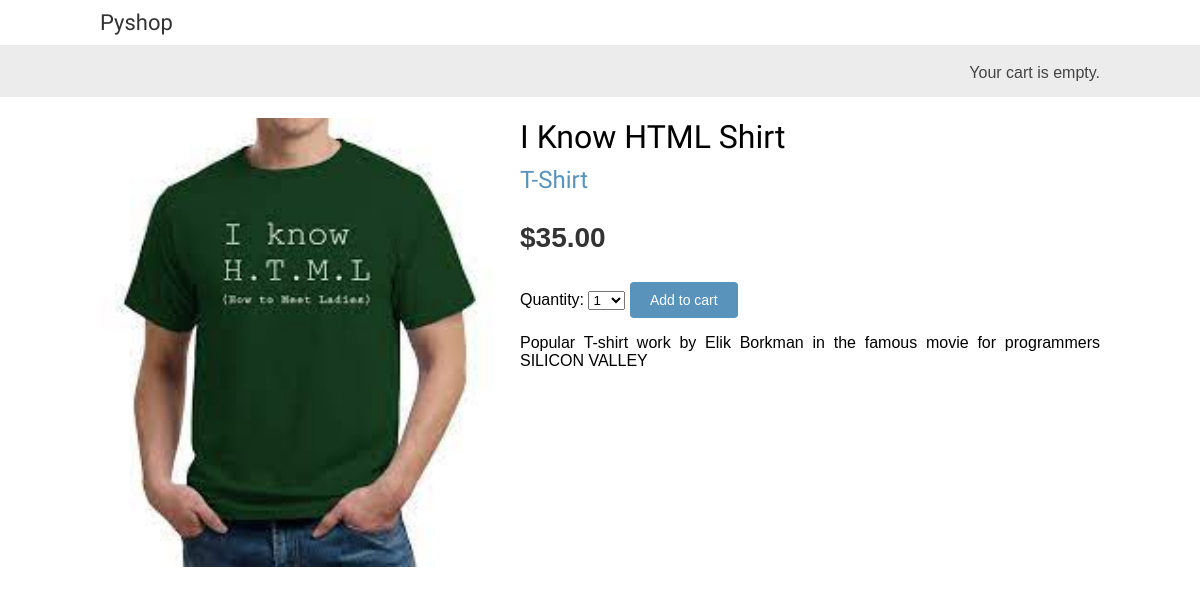
/1/i-know-html-shirt/, run on the app's committed database.
### shop/models.py (models this page shows, shortened)
class Product(models.Model):
    category = models.ForeignKey(Category,
                                related_name='products',
                                on_delete=models.CASCADE)
    name = models.CharField(max_length=200, db_index=True)
    slug = models.SlugField(max_length=200, db_index=True)
    image = models.ImageField(upload_to='products/%Y/%m/%d',
                            blank=True)
    description = models.TextField(blank=True)
    price = models.DecimalField(max_digits=10, decimal_places=2)
    available = models.BooleanField(default=True)
    created = models.DateTimeField(auto_now_add=True)
    updated = models.DateTimeField(auto_now=True)
    class Meta:
        ordering = ('name',)
        index_together = (('id', 'slug'),)

class Category(models.Model):
    name = models.CharField(max_length=200, db_index=True)
    slug = models.SlugField(max_length=200, unique=True)
    class Meta:
        ordering = ('name',)
        verbose_name = 'category'
        verbose_name_plural = 'categories'
    def __str__(self):
        return self.name
    def get_absolute_url(self):
        return reverse('shop:product_list_by_category',
                        args=[self.slug])

### shop/views.py (the view)
# urls.py: path('<int:id>/<slug:slug>/', views.product_detail,
def product_detail(request, id, slug):
    product = get_object_or_404(Product,
                                id=id,
                                slug=slug,
                                available=True)
    cart_product_form = CartAddProductForm()
    return render(request,
                'shop/product/detail.html',
                {'product': product,
                'cart_product_form': cart_product_form})

### cart/forms.py
class CartAddProductForm(forms.Form):
    quantity = forms.TypedChoiceField(
                        choices=PRODUCT_QUANTITY_CHOICES,
                        coerce=int)
    override = forms.BooleanField(
                        required=False,
                        initial=False,
                        widget=forms.HiddenInput)

### cart/cart.py (called while the page is built)
    def __len__(self):
        return sum(item['quantity'] for item in self.cart.values())

### cart/context_processors.py (called while the page is built)
def cart(request):
    return {'cart': Cart(request)}

### shop/templates/shop/product/detail.html (shortened to what this page needs)
{% extends "shop/base.html" %}
{% load static %}
{% block content %}
 <div class="product-detail">
    <img src="{% if product.image %}{{ product.image.url }}{% else %}
    {% static 'img/no_image.png' %}{% endif %}">
    <h1>{{ product.name }}</h1>
    <h2>
    <a href="{{ product.category.get_absolute_url }}">
    {{ product.category }}
    </a>
    </h2>
    <p class="price">${{ product.price }}</p>
    <form action="{% url 'cart:cart_add' product.id %}" method="post">
        {{ cart_product_form }}
        <input type="submit" value="Add to cart">
    </form>
    {{ product.description|linebreaks }}
    </div>
{% endblock %}

### shop/static/css/base.css (style rules this page uses)
body { margin:0; padding:0; font-family:helvetica, sans-serif; }
h1, h2, h3, h4, h5 , h6 { font-family: 'Ubuntu', sans-serif; font-weight:normal; }
a { text-decoration:none; color:#5993bb; }
a.button, input[type="submit"] { color:#fff; background:#5993bb; border-radius:4px; padding:10px 20px; font-size:14px; border:0; }
.product-detail { text-align:justify; }
.product-detail .price { color:#333; font-size:28px; font-weight:bold; }
.product-detail img { width:40%; float:left; padding:0 20px 20px 0; }
.product-detail h1 { margin-bottom:0; }
.product-detail h2 { margin-top:10px; }

### data on the page
Product: image (picture), name "I Know HTML Shirt", category "T-Shirt", price "35.00", description "Popular T-shirt work by Elik Borkman in the famous movie for programmers SILICON VALLEY"
